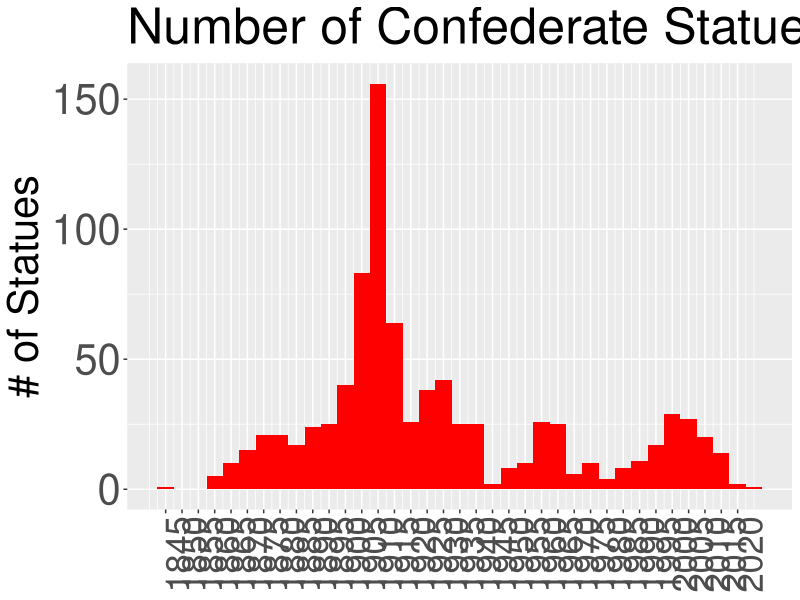

Generate this figure with R:
## ---- chunk 1
knitr::opts_chunk$set(
  collapse = TRUE,
  comment = "#>"
)
## ---- chunk 2
# Set default chunk output
knitr::opts_chunk$set(
  echo = FALSE, message = FALSE, warning = FALSE,
  tidy = FALSE, results = "asis"
)

library(tidyverse)
## ---- chunk 3
all_dates = read.csv("data/confederate_statue_dates.csv") %>% as_tibble()

max_statues = all_dates %>% group_by(year) %>%
  count %>%
  ungroup() %>%
  arrange(desc(n)) %>%
  filter(n == max(n))

mode = max_statues %>% 
  pull(year)

with_max = max_statues %>% 
  pull(n)
## ---- chunk 4
all_dates %>%
  ggplot(aes(x = year)) +
  geom_histogram(binwidth = 5, fill = "red") +
  scale_x_continuous(breaks = seq(min(all_dates$year), max(all_dates$year), by = 5)) +
  theme(axis.title.x = element_blank(),
        axis.text.x = element_text(size=25, angle = 90),
        axis.text.y = element_text(size=30),
        title = element_text(size=30)) +
  ylab("# of Statues") +
  ggtitle("Number of Confederate Statues Over Time")
